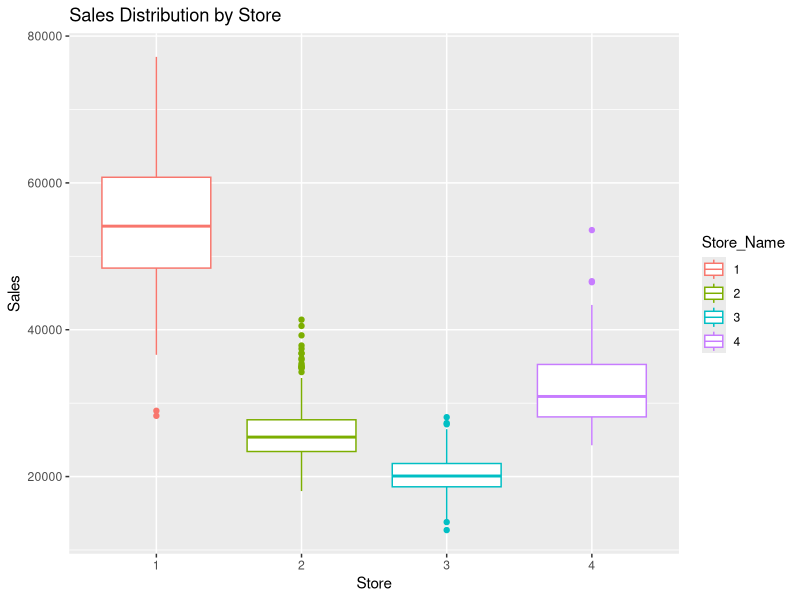
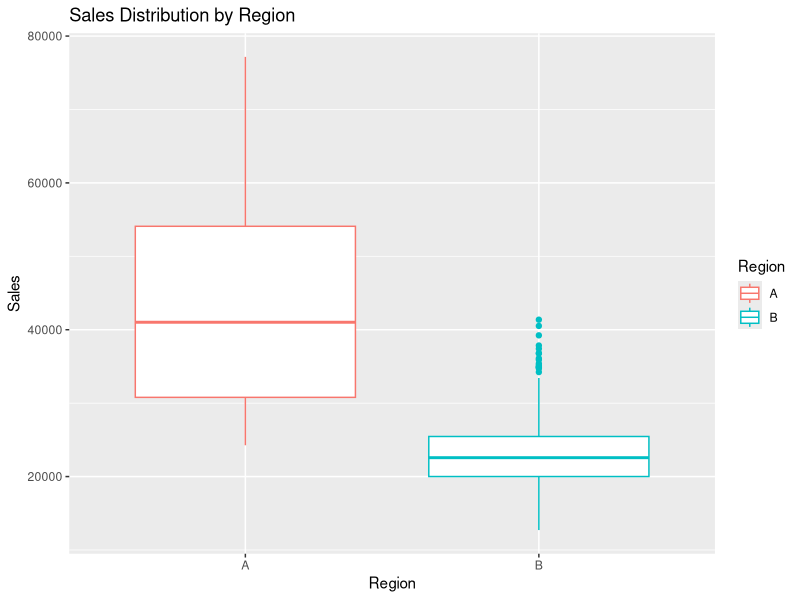
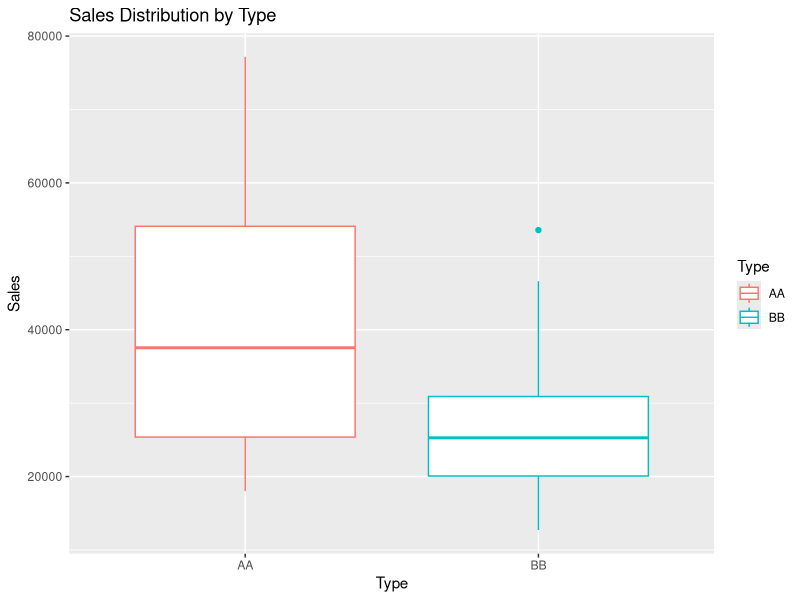
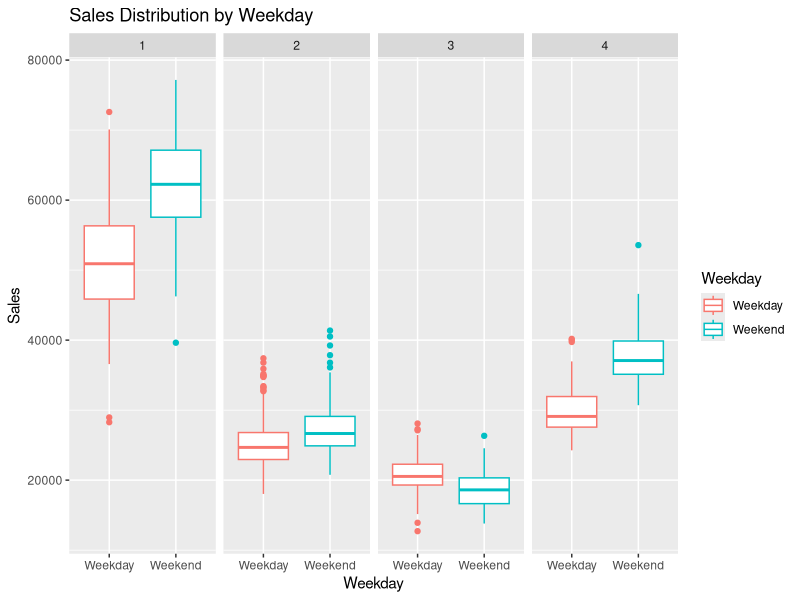
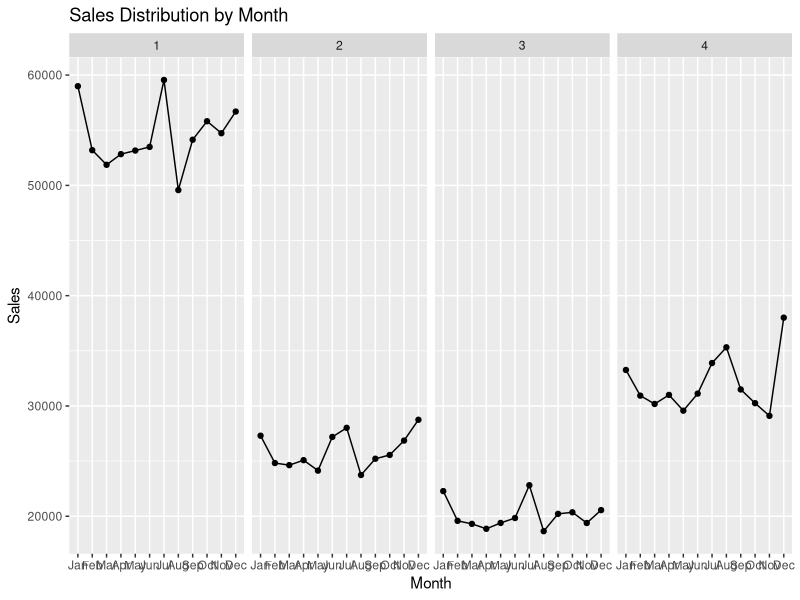
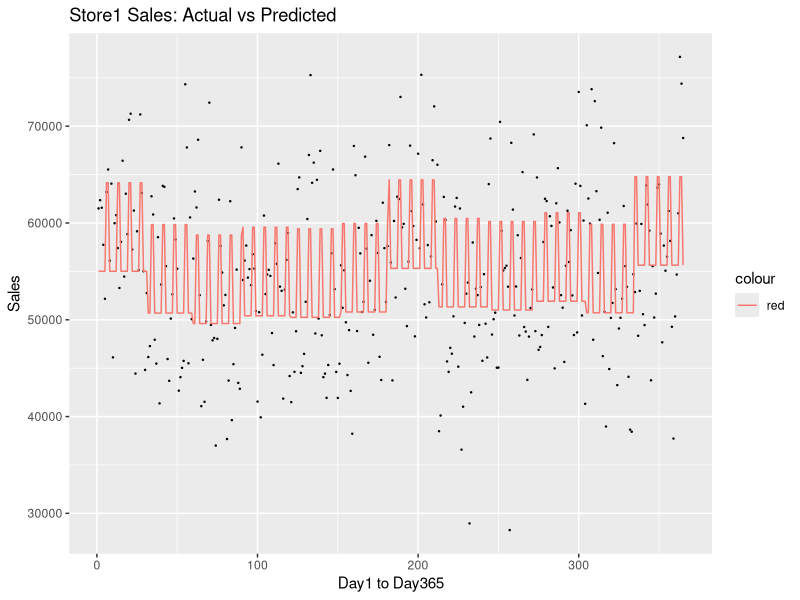
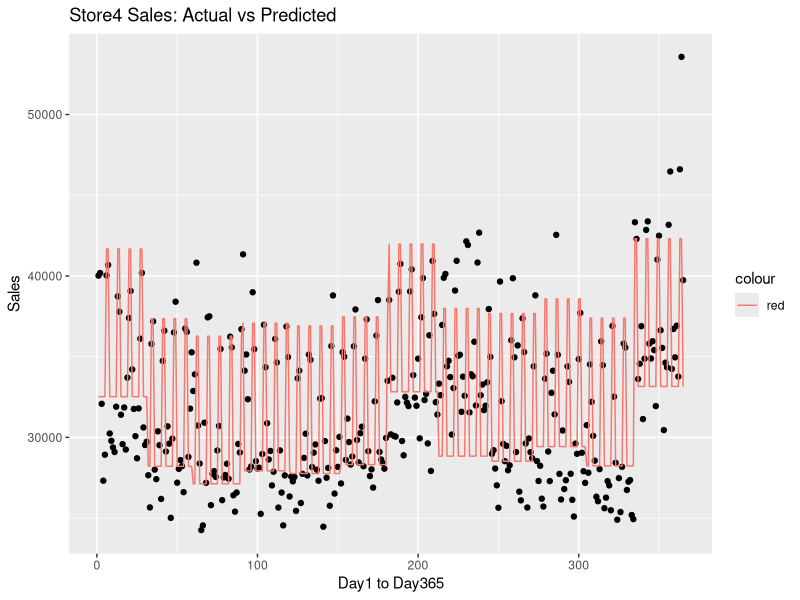
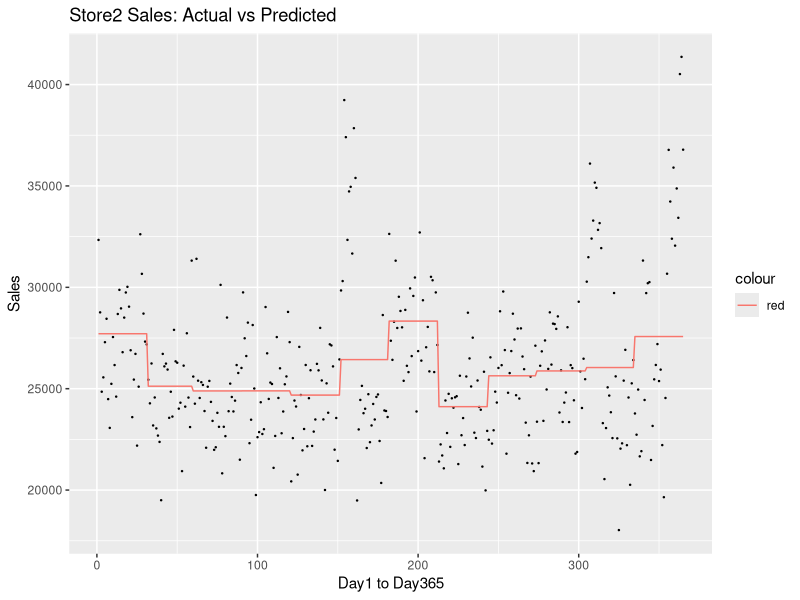

Here is the R script that generated these plots, in order:
## ---- chunk 1
knitr::opts_chunk$set(echo = TRUE)
## ---- chunk 2
library(tidyverse)
library(knitr)

SalesData <- read_csv('./Restaurant_Sales.csv')

head( SalesData[1:10,], row.names = F, caption = '原始資料')
## ---- chunk 3
# SalesData %>% class()
SalesData$Store_Name <- as.factor(SalesData$Store_Name)

SalesData %>%
  filter(Store_Name %in% 4)

ggplot(data = SalesData) + geom_boxplot(aes( x= Store_Name, y= Sales, colour = Store_Name)) + 
  labs( x = 'Store',
        y = 'Sales',
        title = 'Sales Distribution by Store')
## ---- chunk 4
ggplot(data = SalesData) + geom_boxplot(aes( x = Region, y = Sales,colour = Region)) + 
  labs( x = 'Region',
        y = 'Sales',
        title = 'Sales Distribution by Region')
## ---- chunk 5
ggplot(data = SalesData) + geom_boxplot(aes( x = Type, y = Sales, colour = Type)) + 
  labs( x = 'Type',
        y = 'Sales',
        title = 'Sales Distribution by Type')
## ---- chunk 6
ggplot(data = SalesData) + geom_boxplot(aes( x = Weekday, y = Sales, colour = Weekday)) + 
  facet_grid(. ~ Store_Name) + ##  這邊～ 前後有沒有“.” 不影響。然後facet_wrap，會把subplot用成長方形排版，但是我覺得比不上col. 分割做比較。
  labs( x = 'Weekday',
        y = 'Sales',
        title = 'Sales Distribution by Weekday') 
## ---- chunk 7
SalesData$Month <- factor(SalesData$Month, levels = c('Jan','Feb','Mar','Apr','May','Jun','Jul','Aug','Sep','Oct','Nov','Dec'))

SalesDatabyMonth <- SalesData %>% 
  group_by(Store_Name, Month) %>%
  summarise(SalesMean = mean(Sales))

SalesDatabyMonth


#補充：geom_path: Each group consists of only one observation. Do you need to adjust the group aesthetic?
#參考資料：x 軸( period ) 是一個`因子`而不是數值，因此它不會連接它們。 你可以通過在美學（aes, geomLine，確實有group這個aes)中，設置 group = 1 來修復這個問題，這告訴ggplot2將它們組合成一行。
ggplot(data = SalesDatabyMonth, aes(x = Month, y = SalesMean, group = 1)) + geom_point() + geom_line() +
  facet_grid(.~Store_Name) + ## 變數擺在~左邊，是for row. 反之右邊是for col.
  labs( x = 'Month',
        y = 'Sales',
        title = 'Sales Distribution by Month') 
## ---- chunk 8
DataA <- SalesData %>%
  filter( Region %in% 'A') ##A為觀光區
DataB <- SalesData %>%
  filter( Region %in% 'B') ##B為商業區

DataA
## ---- chunk 9
Model.A.Type <- lm( Sales ~ Type, data = DataA)
Model.B.Type <- lm( Sales ~ Type, data = DataB)
## ---- chunk 10
summary(Model.A.Type)
## ---- chunk 11
summary(Model.B.Type)
## ---- chunk 12
Model.A.Week <- lm( Sales ~ Weekday, data = DataA)
Model.B.Week <- lm( Sales ~ Weekday, data = DataB)
## ---- chunk 13
summary(Model.A.Week)
## ---- chunk 14
summary(Model.B.Week)
## ---- chunk 15
Model.A.Month <- lm( Sales ~ Month, data = DataA)
Model.B.Month <- lm( Sales ~ Month, data = DataB)
## ---- chunk 16
summary(Model.A.Month)
## ---- chunk 17
summary(Model.B.Month)
## ---- chunk 18
Model.A <- lm( Sales ~ Type + Weekday + Month, data = DataA)
Model.B <- lm( Sales ~ Type + Month, data = DataB)
## ---- chunk 19
summary(Model.A) ##解釋力0.8432
## ---- chunk 20
summary(Model.B) ##解釋力0.5438
## ---- chunk 21
Model.A$residuals #殘差值（之後估計模型誤差狀況會遇到）
Model.A$fitted.values #估計值
# Model.A$effects
## ---- chunk 22
#DataA[1:365,] ##for 店一
#用兩個圖層，將估計值與原始資料（可以理解為training set）的預測狀況疊在一起做個比較。

ggplot(data = DataA[1:365,]) + 
  geom_point(aes(x = c(1:365), y = Sales), size = 0.2) + 
  geom_line(aes( x = c(1:365), #geom_line 主要是用來繪製時間趨勢圖（流量），那如果是geom_area，就是看底下陰影面積狀況（存量）
                 y = Model.A$fitted.values[1:365],
                 colour = 'red')) +
  labs( x = 'Day1 to Day365',
        y = 'Sales',
        title = 'Store1 Sales: Actual vs Predicted')
## ---- chunk 23
MAPE <- function( predict, actual){
  result <- mean(abs((predict - actual)/actual)) %>% round(3) * 100
  return(result)
}

cat('RegionA店一，模型的MAPE：\n',MAPE(Model.A$fitted.values[1:365], DataA$Sales[1:365]),'%','\n',sep='')
## ---- chunk 24
ggplot(data = DataA[366:730,]) + 
  geom_point(aes(x = c(1:365), y = Sales)) + 
  geom_line(aes( x = c(1:365), #geom_line 主要是用來繪製時間趨勢圖（流量），那如果是geom_area，就是看底下陰影面積狀況（存量）
                 y = Model.A$fitted.values[366:730],
                 colour = 'red')) +
  labs( x = 'Day1 to Day365',
        y = 'Sales',
        title = 'Store4 Sales: Actual vs Predicted')
## ---- chunk 25
MAPE <- function( predict, actual){
  result <- mean(abs((predict - actual)/actual)) %>% round(3) * 100
  return(result)
}

cat('RegionA店四，模型的MAPE：\n',MAPE(Model.A$fitted.values[366:730], DataA$Sales[366:730]),'%','\n',sep='')
## ---- chunk 26
ggplot( data = DataB[1:365,]) + 
  geom_point( aes(x = c(1:365), y = Sales), size = 0.2) + 
  geom_line( aes( x = c(1:365),
                  y = Model.B$fitted.values[1:365],
                  colour = 'red'))  +
  labs( x = 'Day1 to Day365',
        y = 'Sales',
        title = 'Store2 Sales: Actual vs Predicted')
## ---- chunk 27
cat('RegionB店二，模型的MAPE：\n',MAPE(Model.B$fitted.values[1:365], DataB$Sales[1:365]),'%','\n',sep='')
## ---- chunk 28
ggplot(data = DataB[366:730,]) + 
  geom_point( aes(x = c(1:365), y = Sales), size = 0.2) + 
  geom_line( aes( x = c(1:365),
                  y = Model.B$fitted.values[366:730],
                  colour = 'red'))  +
  labs( x = 'Day1 to Day365',
        y = 'Sales',
        title = 'Store3 Sales: Actual vs Predicted')
## ---- chunk 29
cat('RegionB店三，模型的MAPE：\n',MAPE(Model.B$fitted.values[366:730], DataB$Sales[366:730]),'%','\n',sep='')
## ---- chunk 30
SalesDataRenew <- read_csv('Restaurant_Sales_Renew.csv')

head( SalesDataRenew[1:10,], row.names = T, caption = '新增資料')
## ---- chunk 31
Model.Holiday <- lm( Sales ~ Holiday, data = SalesDataRenew)

#如果是Store1_Event的值屬於1，或者Store2_Event的值屬於1，那麼就輸出為1，否則為0
Event <- ifelse( SalesDataRenew$Store1_Event %in% 1 | SalesDataRenew$Store2_Event %in% 1, 1, 0)

Event
Model.Event <- lm( SalesDataRenew$Sales ~ Event)
Model.Event$coefficients
## ---- chunk 32
summary(Model.Holiday)
## ---- chunk 33
summary(Model.Event)
## ---- chunk 34
SalesData
Model.All.OldVersion <- lm(Sales ~., data = SalesData[,-1])
summary(Model.All.OldVersion)
## ---- chunk 35
SalesDataRenew
Model.All <- lm( Sales ~ ., data = SalesDataRenew[,-1]) ## ~. 就是除了Sales以外，資料集本身其他的變數都給他放下去。
summary(Model.All)
## ---- chunk 36
ggplot( data = SalesDataRenew[1:365,]) + 
  geom_point( aes(x = c(1:365), y = Sales), size = 0.2) + 
  geom_line( aes( x = c(1:365),
                  y = Model.All$fitted.values[1:365],
                  colour = 'red')) +
  labs( x = 'Day1 to Day365',
        y = 'Sales',
        title = 'Store1 Sales: Actual vs Predicted')
## ---- chunk 37
cat('RegionA店一，模型的MAPE：\n',MAPE(Model.All$fitted.values[1:365], SalesDataRenew$Sales[1:365]),'%','\n',sep='') ##10.5% -> 11.4%
## ---- chunk 38
ggplot( data = SalesDataRenew[366:730,]) + 
  geom_point( aes(x = c(1:365), y = Sales), size = 0.2) + 
  geom_line( aes( x = c(1:365),
                  y = Model.All$fitted.values[366:730],
                  colour = 'red')) +
  labs( x = 'Day1 to Day365',
        y = 'Sales',
        title = 'Store2 Sales: Actual vs Predicted')
## ---- chunk 39
cat('RegionA店二，模型的MAPE：\n',MAPE(Model.All$fitted.values[366:730], SalesDataRenew$Sales[366:730]),'%','\n',sep='') # 9.8 -> 17.3%，有高估傾向
## ---- chunk 40
ggplot( data = SalesDataRenew[731:1095,]) + 
  geom_point( aes(x = c(1:365), y = Sales), size = 0.2) + 
  geom_line( aes( x = c(1:365),
                  y = Model.All$fitted.values[731:1095],
                  colour = 'red')) +
  labs( x = 'Day1 to Day365',
        y = 'Sales',
        title = 'Store3 Sales: Actual vs Predicted')
## ---- chunk 41
# MAPE()
cat('RegionA店三，模型的MAPE：\n',MAPE(Model.All$fitted.values[731:1095], SalesDataRenew$Sales[731:1095]),'%','\n',sep='') #9.1 -> 23%
## ---- chunk 42
ggplot( data = SalesDataRenew[1096:1460,]) + 
  geom_point( aes(x = c(1:365), y = Sales), size = 0.2) + 
  geom_line( aes( x = c(1:365),
                  y = Model.All$fitted.values[1096:1460],
                  colour = 'red')) +
  labs( x = 'Day1 to Day365',
        y = 'Sales',
        title = 'Store4 Sales: Actual vs Predicted') #6.6 -> 14.7%
## ---- chunk 43
cat('RegionA店三，模型的MAPE：\n',MAPE(Model.All$fitted.values[1096:1460], SalesDataRenew$Sales[1096:1460]),'%','\n',sep='')
## ---- chunk 44
ggplot( data = SalesDataRenew) + 
  geom_point( aes(x = c(1:1460),y = Sales), size=0.2) + 
  geom_line( aes( x = c(1:1460),
                  y = Model.All$fitted.values,
                  colour = 'red')) +
  labs( x = 'Day',
        y = 'Sales',
        title = 'Store Sales: Actual vs Predicted')
## ---- chunk 45
Beta <- cbind(
  names(Model.All$coefficients),
  Model.All$coefficients
) %>% 
  as.data.frame() 

colnames(Beta) <- c('Name', 'Value')

Beta
Beta$Value <- Beta$Value %>% as.character() %>% as.numeric() ##這是標準用來轉換成數值變數的過程。

Beta <- Beta %>%
  arrange(desc(Value))

ggplot( data = Beta) + 
  geom_bar(aes( x = factor(Name, levels = as.character(Beta$Name)), 
             y = Value, 
             fill = Name),stat = 'identity') + 
    labs( x = 'Variable',
          y = 'Beta Coefficient',
          title = 'Beta Coefficient of Model.All') + coord_flip() + theme_bw()

##  coord_flip(), switch the x and y axes to horizontal direction.
## ---- chunk 46
DataRenewA <- SalesDataRenew %>% filter( Region %in% 'A')
DataRenewB <- SalesDataRenew %>% filter( Region %in% 'B')


Model.A.All <- lm( Sales ~ .+ Type * Weekday, data = DataRenewA[,-c(1,2)])
Model.B.All <- lm( Sales ~ .+ Type * Weekday , data = DataRenewB[,-c(1,2)])
## ---- chunk 47
summary(Model.A.All )
## ---- chunk 48
summary(Model.B.All)
## ---- chunk 49
ggplot( data = DataRenewA) + 
  geom_point( aes(x = c(1:730), y = Sales), size = 0.2) + 
  geom_line( aes( x = c(1:730),
                  y = Model.A.All$fitted.values,
                  colour = 'red'))
## ---- chunk 50
ggplot( data = DataRenewB) + 
  geom_point( aes(x = c(1:730), y = Sales), size = 0.2) + 
  geom_line( aes( x = c(1:730),
                  y = Model.B.All$fitted.values,
                  colour = 'red'))
## ---- chunk 51
RMSE <- function( predict, actual){
  result <- sqrt(mean((predict - actual) ^ 2))
  return(result)
}

cat('RegionA 第一間店 模型的RMSE：\n',RMSE(Model.A.All$fitted.values[1:365], DataRenewA$Sales[1:365]),'\n',sep = '')
## ---- chunk 52
cat('RegionB 第二間店 模型的RMSE：\n',RMSE(Model.B.All$fitted.values[1:365], DataRenewB$Sales[1:365]),'\n',sep ='')
## ---- chunk 53
cat('RegionB 第三間店 模型的RMSE：\n',RMSE(Model.B.All$fitted.values[366:730], DataRenewB$Sales[366:730]),'\n',sep ='')
## ---- chunk 54
RMSE <- function( predict, actual){
  result <- sqrt(mean((predict - actual) ^ 2))
  return(result)
}

cat('RegionA 第四間店 模型的RMSE：\n',RMSE(Model.A.All$fitted.values[366:730], DataRenewA$Sales[366:730]),'\n',sep = '')
## ---- chunk 55
MAPE <- function( predict, actual){
  result <- mean(abs((predict - actual)/actual)) %>% round(3) * 100
  return(result)
}

cat('RegionA 第一間店 模型的MAPE：\n',MAPE(Model.A.All$fitted.values[1:365], DataRenewA$Sales[1:365]),'%','\n',sep='')
## ---- chunk 56
cat('RegionB 第二間店 模型的MAPE：\n',MAPE(Model.B.All$fitted.values[1:365], DataRenewB$Sales[1:365]),'%','\n',sep='')
## ---- chunk 57
cat('RegionB 第三間店 模型的MAPE：\n',MAPE(Model.B.All$fitted.values[366:730], DataRenewB$Sales[366:730]),'%','\n',sep='')
## ---- chunk 58
cat('RegionA 第四間店 模型的MAPE：\n',MAPE(Model.A.All$fitted.values[366:730], DataRenewA$Sales[366:730]),'%','\n',sep='')
## ---- chunk 59
Beta.Region.A <- cbind(
  names(Model.A.All$coefficients),
  Model.A.All$coefficients
) %>% 
  as.data.frame() 

colnames(Beta.Region.A) <- c('Name', 'Value')

Beta.Region.A
Beta.Region.A$Value <- Beta.Region.A$Value %>% as.character() %>% as.numeric() ##這是標準用來轉換成數值變數的過程。

Beta.Region.A <- Beta.Region.A %>%
  arrange(desc(Value))

ggplot( data = Beta.Region.A) + 
  geom_bar(aes( x = factor(Name, levels = as.character(Beta.Region.A$Name)), 
             y = Value, 
             fill = Name),stat = 'identity') + 
    labs( x = 'Variable',
          y = 'Beta Coefficient',
          title = 'Beta Coefficient of Model.A.All') + coord_flip() + theme_bw()
## ---- chunk 60
Beta.Region.B <- cbind(
  names(Model.B.All$coefficients),
  Model.B.All$coefficients
) %>% 
  as.data.frame() 

colnames(Beta.Region.B) <- c('Name', 'Value')

Beta.Region.B
Beta.Region.B$Value <- Beta.Region.B$Value %>% as.character() %>% as.numeric() ##這是標準用來轉換成數值變數的過程。

Beta.Region.B <- Beta.Region.B %>%
  arrange(desc(Value))

ggplot( data = Beta.Region.B) + 
  geom_bar(aes( x = factor(Name, levels = as.character(Beta.Region.B$Name)), 
             y = Value, 
             fill = Name),stat = 'identity') + 
    labs( x = 'Variable',
          y = 'Beta Coefficient',
          title = 'Beta Coefficient of Model.B.All') + coord_flip() + theme_bw()
## ---- chunk 61
January <- tibble( 'Day' = c(1:31),
                   'Sales_Upperbound' = Model.A.All$fitted.values[1:31] * 1.097,
                   'Sales_Lowerbound' = Model.A.All$fitted.values[1:31] * 0.903,
                   'Sales_Prediction' = Model.A.All$fitted.values[1:31]) 
#the percentage error is about 9.7% in Store1

#geom_segment draws a straight line between points (x, y) and (xend, yend). geom_curve draws a curved line.
ggplot(data = January)  +
  geom_segment(aes(x=Day, 
                   xend=Day, 
                   y=Sales_Upperbound, 
                   yend=Sales_Lowerbound)) +
  geom_point(aes(x = Day,
                 y = Sales_Upperbound,
                 colour = "Upper")) +
  geom_point(aes(x = Day, 
                 y = Sales_Lowerbound,
                 colour = 'Lower')) + 
  
  geom_line(aes(x=Day,
                y=Sales_Prediction),
                colour = "orange")
  labs( x = 'Day in January',
        y = 'Prediction Interval',
        title = 'Predicted Sales in January')
## ---- chunk 62
January %>% ggplot(aes(x=Day)) +
  geom_errorbar(aes(
    y = Sales_Prediction, ##Ignoring unknown aesthetics: y, and only to be recognized in geom_pointrange
    ymin = Sales_Lowerbound,
    ymax = Sales_Upperbound
  ))
